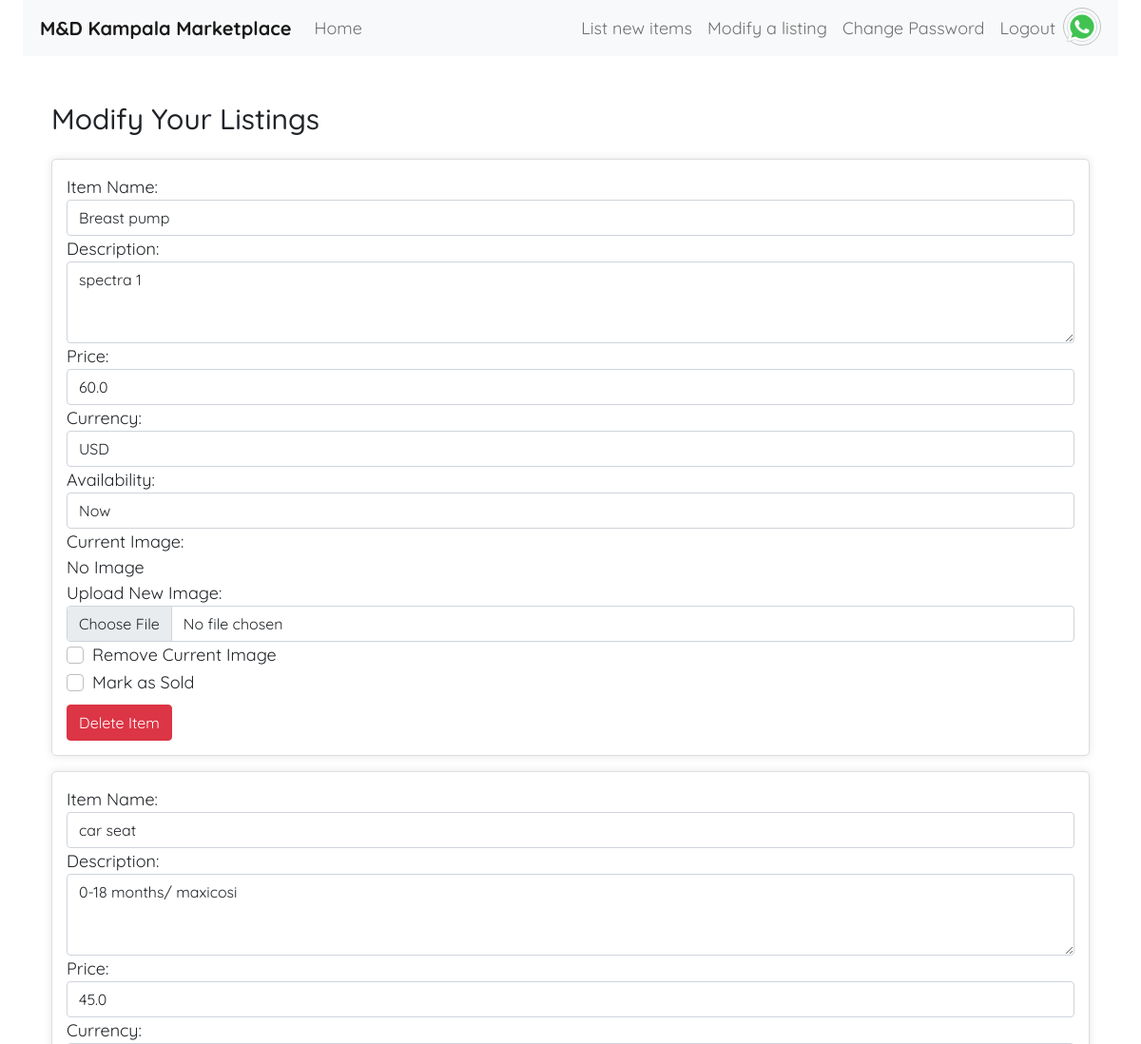
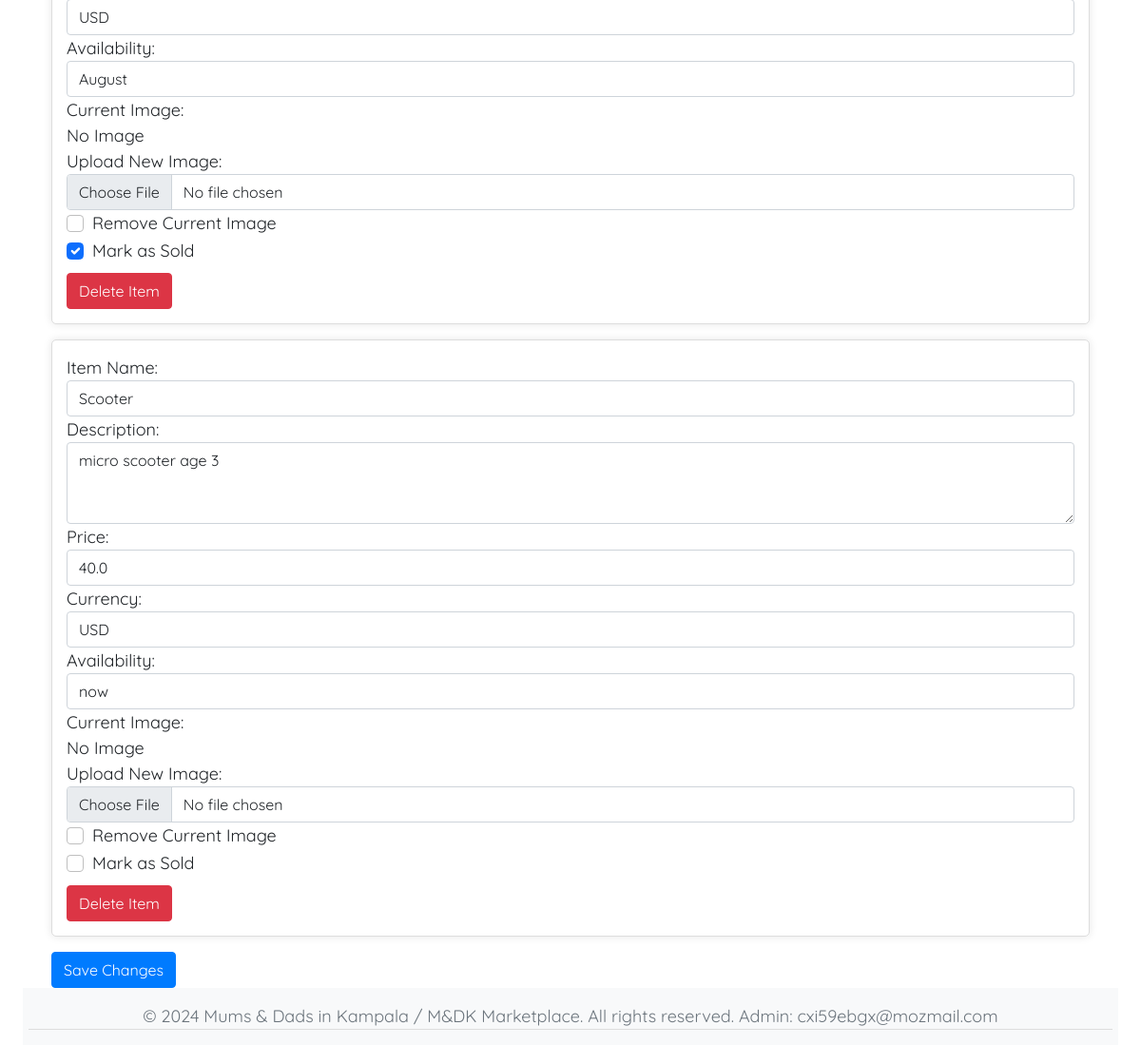
Page /modify_listing (signed in) on the committed database (2 pictures, top to bottom).
### app.py (models this page shows, shortened)
class Item(db.Model):
    id = db.Column(db.Integer, primary_key=True)
    user_id = db.Column(db.Integer, db.ForeignKey('user.id'), nullable=False)
    contact_id = db.Column(db.Integer, db.ForeignKey('contact.id'), nullable=False)
    name = db.Column(db.String(100), nullable=False)
    description = db.Column(db.String)
    price = db.Column(db.Float, nullable=False)
    currency = db.Column(db.String(3), nullable=False)
    availability = db.Column(db.String(50))
    image_path = db.Column(db.String(255))
    created_at = db.Column(db.DateTime, default=datetime.utcnow)
    sold = db.Column(db.Boolean, default=False)
    thumbnail_path = db.Column(db.String(255))

### app.py (the view, shortened to what this page needs)
@app.route('/modify_listing', methods=['GET', 'POST'])
@login_required
def modify_listing():
    if "user_id" in session:
        logging.info(f"user_id is set: {session['user_id']}")
    else:
        logging.error("user_id is not set in session")
    items = Item.query.filter_by(user_id=session["user_id"]).all()
    return render_template('modify_listing.html', items=items)

### app.py (called while the page is built)
@app.after_request
def after_request(response):
    response.headers["Cache-Control"] = "no-cache, no-store, must-revalidate"
    response.headers["Expires"] = 0
    response.headers["Pragma"] = "no-cache"
    return response

### helpers.py (called while the page is built)
def login_required(f):
    @wraps(f)
    def decorated_function(*args, **kwargs):
        if session.get("user_id") is None:
            return redirect("/login")
        return f(*args, **kwargs)
    return decorated_function

### templates/modify_listing.html (shortened to what this page needs)
{% extends "layout.html" %}
{% block content %}
<div class="container">
    <h2 class="my-4">Modify Your Listings</h2>
    <form id="modifyListingsForm" method="POST" action="/modify_listing" enctype="multipart/form-data">
        {% for item in items %}
        <div class="card mb-3">
            <div class="card-body">
                <div class="form-group">
                    <label for="name-{{ item.id }}">Item Name:</label>
                    <input type="text" class="form-control" id="name-{{ item.id }}" name="name-{{ item.id }}" value="{{ item.name }}" required>
                </div>
                <div class="form-group">
                    <label for="description-{{ item.id }}">Description:</label>
                    <textarea class="form-control" id="description-{{ item.id }}" name="description-{{ item.id }}" rows="3" required>{{ item.description }}</textarea>
                </div>
                <div class="form-group">
                    <label for="price-{{ item.id }}">Price:</label>
                    <input type="number" class="form-control" id="price-{{ item.id }}" name="price-{{ item.id }}" value="{{ item.price }}" required>
                </div>
                <div class="form-group">
                    <label for="currency-{{ item.id }}">Currency:</label>
                    <select class="form-control" id="currency-{{ item.id }}" name="currency-{{ item.id }}">
                        <option value="USD" {{ 'selected' if item.currency == 'USD' else '' }}>USD</option>
                    </select>
                </div>
                <div class="form-group">
                    <label for="name-{{ item.id }}">Availability:</label>
                    <input type="text" class="form-control" id="name-{{ item.id }}" name="name-{{ item.id }}" value="{{ item.availability }}" required>
                </div>
                <div class="form-group">
                    <label for="current-image-{{ item.id }}">Current Image:</label>
                    <div>
                        {% if item.image_path %}
                            <img src="{{ url_for('static', filename=item.image_path) }}" alt="{{ item.name }}" style="width: 50px; height: 50px;">
                        {% else %}
                            No Image
                        {% endif %}
                    </div>
                </div>
                <div class="form-group">
                    <label for="image-{{ item.id }}">Upload New Image:</label>
                    <input type="file" class="form-control" id="image-{{ item.id }}" name="image-{{ item.id }}">
                </div>
                <div class="form-check">
                    <input type="checkbox" class="form-check-input" id="remove-image-{{ item.id }}" name="remove-image-{{ item.id }}">
                    <label class="form-check-label" for="remove-image-{{ item.id }}">Remove Current Image</label>
                </div>
                <div class="form-check">
                    <input type="checkbox" class="form-check-input" id="sold-{{ item.id }}" name="sold-{{ item.id }}" {{ 'checked' if item.sold else '' }}>
                    <label class="form-check-label" for="sold-{{ item.id }}">Mark as Sold</label>
                </div>
                <button type="button" class="btn btn-danger mt-2" onclick="deleteItem({{ item.id }})">Delete Item</button>
            </div>
        </div>
        {% endfor %}
        <button type="submit" class="btn btn-primary">Save Changes</button>
    </form>
</div>
{% endblock %}

### static/css/styles.css (style rules this page uses)
body { display: flex; flex-direction: column; min-height: 100vh; font-family: 'Quicksand'; font-size: 18px; margin-left: 2%; margin-right: 2%; }
h1, h2 { font-size: 30px; }
.btn-primary { background-color: #007bff; border-color: #007bff; }
.card { border: 1px solid #dddddd; border-radius: 5px; box-shadow: 0 0 10px rgba(0, 0, 0, 0.1); margin-bottom: 20px; overflow: hidden; background-color: #ffffff; }
.card-body { padding: 15px; }

### rows in the picture
Item: name "Breast pump", id "spectra 1", price "60.0", id "USD", availability "Now", image_path "No Image"
Item: name "car seat", id "0-18 months/ maxicosi", price "45.0", id "USD", availability "August", image_path "No Image"
Item: name "Scooter", id "micro scooter age 3", price "40.0", id "USD", availability "now", shows "No Image"
